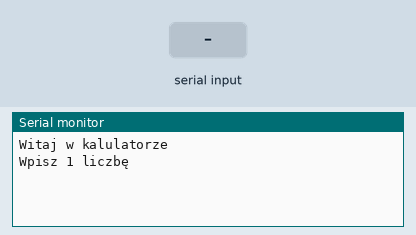
Recording of a sketch running on a simulated Arduino Uno, built with avr-gcc and run on an emulated ATmega328P. Parts: the last lines printed to the serial monitor. Inputs (shaded band) come from the test bench.

Above: at 1.3 s.
1.4 s: "90/45\n" received over Serial
At 3.2 s:
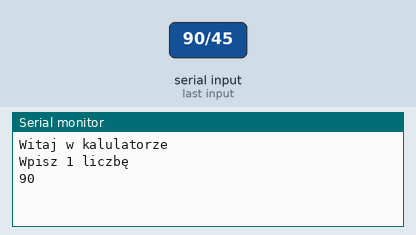
3.9 s: "+\n" received over Serial
At 7.1 s:
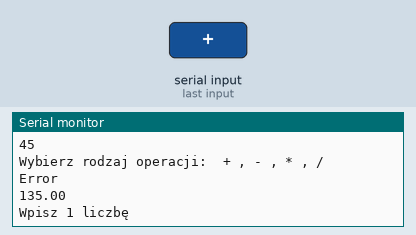

Measured:
- after the input at 1.4 s, the serial monitor: prints a new line after 1.0 s (image 1)
- after the input at 3.9 s, the serial monitor: prints a new line after 2.0 s (image 2)

The sketch:

Kalkulator.ino
```cpp
void setup() {
  Serial.begin(9600); //Ustawienie prędkości transmiji
  Serial.println("Witaj w kalulatorze"); //Jednorazowe wysłanie tekstu
}

void loop() {
  double wynik = 0; //Deklaracja wyniku
  int a = 0; // deklaracja pierwszej liczby
  int b = 0; //deklaracja drugiej liczby
  String odebraneDane = ""; //Pusty ciąg odebranych danych
  int pomocnicza = 0;

Serial.println("Wpisz 1 liczbę");


  while (a==0)
  {
    delay(500);
    a = Serial.parseInt();  //wpisanie 1 liczby
  }

  delay(1000);

  Serial.println(a);
delay(1000);

  Serial.println("Wpisz 2 liczbę");


while (b==0)
{
  delay(500);
  b = Serial.parseInt();  //wpisanie 2 liczby
}

delay(1000);
Serial.println(b);


Serial.println("Wybierz rodzaj operacji:  + , - , * , /");

  while(odebraneDane == "")
  {
        delay(500);
        odebraneDane = Serial.readStringUntil('\n');

 }

        if (odebraneDane == "+")
        {
          wynik = a+b;
        }

        if (odebraneDane == "-")
        {
          wynik = a-b;
        }

        if (odebraneDane == "*")
        {
          wynik = a*b;
        }

        if (odebraneDane == "/")
        {
          wynik = a/b;
        }

   if(odebraneDane != "+" || odebraneDane != "-" || odebraneDane != "*" || odebraneDane != "/" )
   {
    Serial.println("Error");

   }


  Serial.println(wynik);


  }
```
